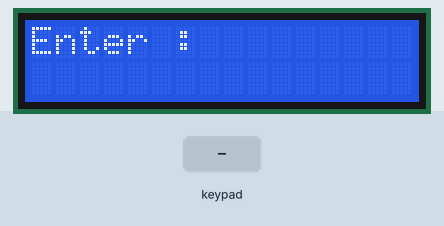
Bench run of a sketch on a simulated Arduino Uno, built with avr-gcc and run on an emulated ATmega328P. On the bench: 16×2 character LCD. The test bench sets the inputs (shaded band). What the sketch prints to the serial monitor is not drawn.

Above: at 1.2 s.
1.3 s: keypad keys 9 8 7 6 pressed 0.4 s apart
At 3.0 s:
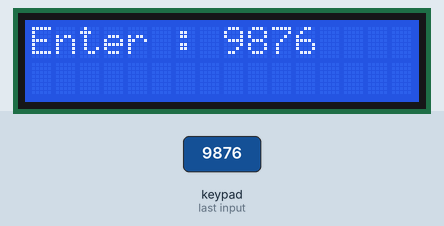
4.4 s: key '1' pressed
At 5.6 s:
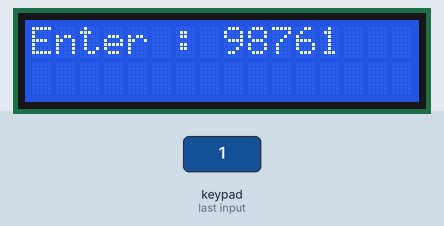
5.9 s: keypad keys 9 8 7 6 * pressed 0.4 s apart
At 7.5 s:
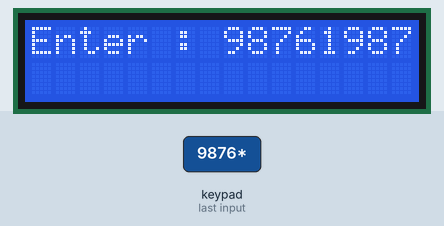
9.4 s: key '2' pressed
At 9.7 s:
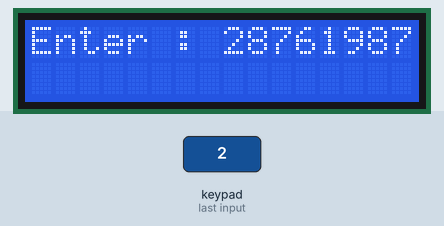
Timing chart, 0 to 11.9 s (numbered marks = the images above; inputs shaded):
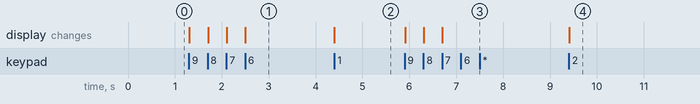

Measured:
- after the input at 1.3 s, the display: first changes at once (image 1 shows a later state)
- after the input at 4.4 s, the display: changes at once (image 2)
- after the input at 5.9 s, the display: first changes at once (image 3 shows a later state)
- after the input at 9.4 s, the display: changes at once (image 4)

The sketch:

exercise_1.ino
```cpp
#include <Keypad.h>
#include <LiquidCrystal.h>
const byte ROWS = 4;
const byte COLS = 4;

char hexaKeys[ROWS][COLS] = {
  {'1', '2', '3', 'A'},
  {'4', '5', '6', 'B'},
  {'7', '8', '9', 'C'},
  {'*', '0', '.', 'D'}
};

byte rowPins[ROWS] = {9, 8, 7, 6};
byte colPins[COLS] = {5, 4, 3, 2};

Keypad customKeypad = Keypad(makeKeymap(hexaKeys), rowPins, colPins, ROWS, COLS);

const int rs = 12, en = 11, d4 = 7, d5 = 6, d6 = 5, d7 = 4;
LiquidCrystal lcd(rs, en, d4, d5, d6, d7);

int count=0;
char num[10];
String result;

void setup(){
  Serial.begin(9600);
  lcd.begin(16, 2);
  lcd.clear();
  lcd.setCursor(0, 0);
  lcd.print("Enter : ");
}

void loop(){
  char customKey = customKeypad.getKey();
  if(customKey)
  {
   if(customKey=='A' || customKey=='B' || customKey=='C' || customKey=='D' || customKey=='*'){}

   else
   {
    num[count]=customKey;
    Serial.print(num[count]);
    lcd.setCursor(8+count, 0);
    lcd.print(num[count]);
    count++;
    lcd.setCursor(0, 1);
    lcd.print("                ");
   }
  }
  if (customKey=='*')
  {
   result=String(num);
   memset(num, 0, sizeof num);
   int dot = result.indexOf('.');
    if(count==5 && dot==2)
    {
        float value = result.toFloat();
        value+=10;
        Serial.println();
        Serial.print("Result : "); Serial.println(value);
        lcd.setCursor(0, 1);
        lcd.print("Result : ");
        lcd.print(value);
    }
      else
    {
        Serial.println();
        Serial.println("Error Wrong Input");
    }
    count=0;
  }
}
```
